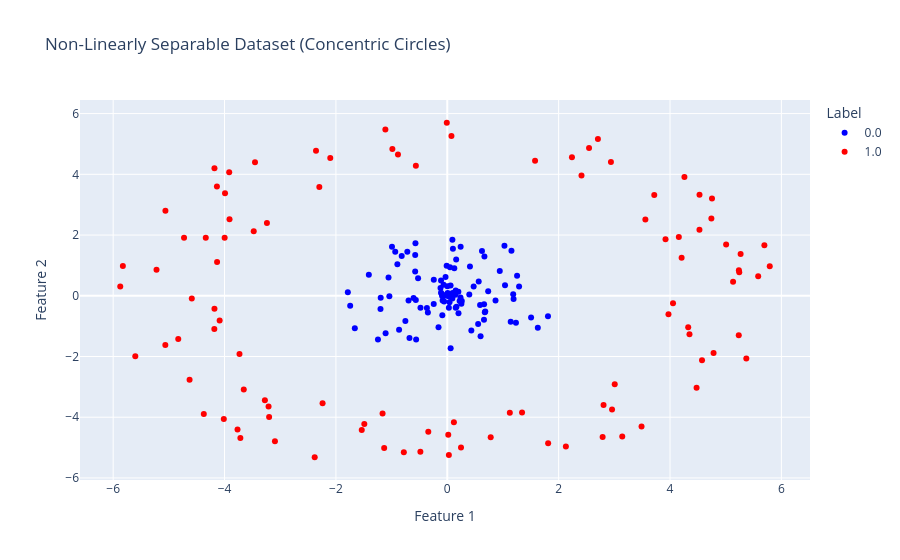

Write notebook code for a chart like this one.
### Code cell
fig = px.scatter(
    x=X_non_linear[:, 0], 
    y=X_non_linear[:, 1], 
    color=y_non_linear.flatten().astype(str),
    title="Non-Linearly Separable Dataset (Concentric Circles)",
    labels={'x': 'Feature 1', 'y': 'Feature 2', 'color': 'Label'},
    color_discrete_map={'0.0': 'blue', '1.0': 'red'}
)

fig.show()
